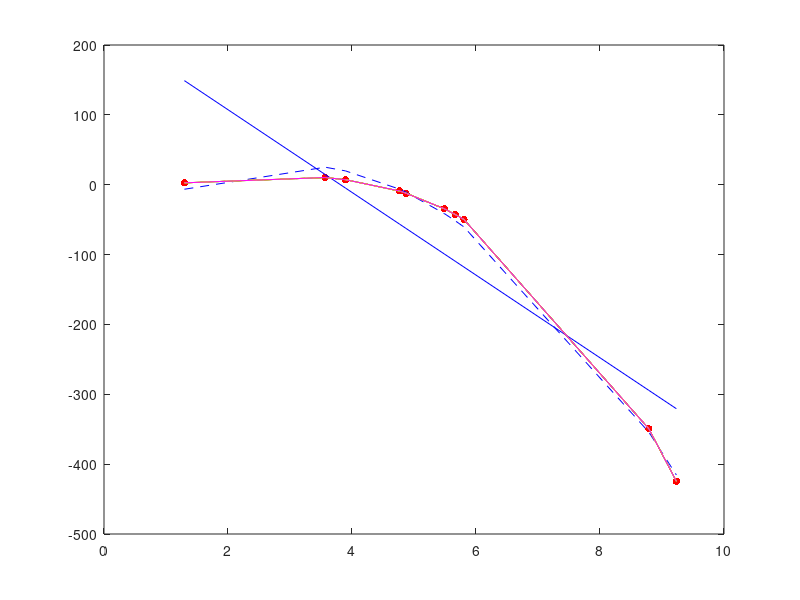

Source code (MATLAB): (Note: this script raises an error after producing the figure.)
%HW6

% Problem 1. Curve fitting. 
% Part 1. Take 10 x values on the interval 0 < x <= 10 and then create y
% values from the x values by plugging the x values into a third order
% polynomial of your choice. Add random noise to the data by choosing a random number
% in the interval [-D, D]. Start with D = 1. Plot your data in the x-y plane.

x = sort(10*rand(10,1));
y = -1*x.^3+4*x.^2+3*x-6+(rand(10,1)-0.5);
plot(x,y,'r.','MarkerSize',16)
% Part 2. Fit your data with polynomials from order 1 to 9. Plot the fitted
% polynomials together with the data. 

[coeff1,s1] = polyfit(x,y,1);
[coeff2,s2] = polyfit(x,y,2);
[coeff3,s3] = polyfit(x,y,3);
[coeff4,s4] = polyfit(x,y,4);
[coeff5,s5] = polyfit(x,y,5);
[coeff6,s6] = polyfit(x,y,6);
[coeff7,s7] = polyfit(x,y,7);
[coeff8,s8] = polyfit(x,y,8);
[coeff9,s9] = polyfit(x,y,9);
plot(x,y,'r.','MarkerSize',16);
hold on;
plot(x,polyval(coeff1,x),'b-');hold on;
plot(x,polyval(coeff2,x),'b--');hold on;
plot(x,polyval(coeff3,x),'r-');hold on;
plot(x,polyval(coeff4,x),'r--');hold on;
plot(x,polyval(coeff5,x),'g-');hold on;
plot(x,polyval(coeff6,x),'g--');hold on;
plot(x,polyval(coeff7,x),'y-');hold on;
plot(x,polyval(coeff8,x),'y--');hold on;
plot(x,polyval(coeff9,x),'m');
% Part 3. On a separate plot, plot the R^2 and adjusted R^2 as a function
% of the order of the polynomial.

[fit_out1,fit_metric1] = fit(x(:),y(:),'poly1');
[fit_out2,fit_metric2] = fit(x(:),y(:),'poly2');
[fit_out3,fit_metric3] = fit(x(:),y(:),'poly3');
[fit_out4,fit_metric4] = fit(x(:),y(:),'poly4');
[fit_out5,fit_metric5] = fit(x(:),y(:),'poly5');
[fit_out6,fit_metric6] = fit(x(:),y(:),'poly6');
[fit_out7,fit_metric7] = fit(x(:),y(:),'poly7');
[fit_out8,fit_metric8] = fit(x(:),y(:),'poly8');
[fit_out9,fit_metric9] = fit(x(:),y(:),'poly9');
poly_order = 1:9;
Rsquare = [fit_metric1.rsquare,fit_metric2.rsquare,fit_metric3.rsquare,fit_metric4.rsquare,fit_metric5.rsquare,fit_metric6.rsquare,fit_metric7.rsquare,fit_metric8.rsquare,fit_metric9.rsquare];
Rsquare_adjusted = [fit_metric1.adjrsquare,fit_metric2.adjrsquare,fit_metric3.adjrsquare,fit_metric4.adjrsquare,fit_metric5.adjrsquare,fit_metric6.adjrsquare,fit_metric7.adjrsquare,fit_metric8.adjrsquare,fit_metric9.adjrsquare];
plot(poly_order,Rsquare,'r-');hold on;
plot(poly_order,Rsquare_adjusted,'b-');


% Part 4. Repeat parts 1 - 3 for D = 10 and D = 1000. Comment on the
% results. 

y = -1*x.^3+4*x.^2+3*x-6+10*(rand(10,1)-0.5);
y = -1*x.^3+4*x.^2+3*x-6+1000*(rand(10,1)-0.5);
%adding random noise to the equation cause difficulty for fitting, the
%larger the noise the data will be more askew, which cause the system to
%generate more parameter to fit properly, which in turn cause adjusted R^2
%to increase.

% Part 5. Now repeat parts 1-3 but take 100 x values on the interval 0 < x <=
% 10. Comment on the results. 

x = sort(10*rand(100,1));
y = -1*x.^3+4*x.^2+3*x-6+(rand(100,1)-0.5);
%according to the caculation of R^2 adjust, if the number of data point is
%large, the impact of the number of parameters will be neutralized as
%p/n-p-1 become so close to zero, as the fiting curve is best fit at the
%third order which is the expected.

% Problem 2. Basic statistics. 
% Part 1. Consider two different distributions - Gaussian numbers with a mean of
% 0 and variance 1 and Gaussian numbers with a mean of 1 and variance 1.
% (1) Make a plot of the average p-value for the t-test comparing N random
% numbers chosen from each of these two distributions as a function of N.

[is_sig1,pval1] = compare_Gau_1(100);

% Part 2. Now keep the first distribution the same, but vary the mean of
% the second distribution between 0 and 10 with the same variance and
% repeat part one. Make a plot of all of these different curves on the same
% set of axes. What is special about the case where the mean of the second
% distribution is 0? 

compare_Gau_2(100);
%it will be similar with the first distribution

% Part 3. Now keep the means of the two distributions at 0 and 1 as in part
% 1, but vary the variance of both distributions simultaneiously between 0.1 and 10 and plot the 
% p-values vs the number of numbers drawn as before. Comment on your results.  

compare_Gau_4(3000)
%the change in variation make distribution 1 very specific and distribution
%2 very tolerant, so when we chose a small smaple is small there is some chance that they
%have similar mean 0 is not that far from 1 if we consider how spread out
%distribution 2 is. However as the sample size grow, it will represent its distribution
%more accurately, which in turn make the pvalue plummet.
